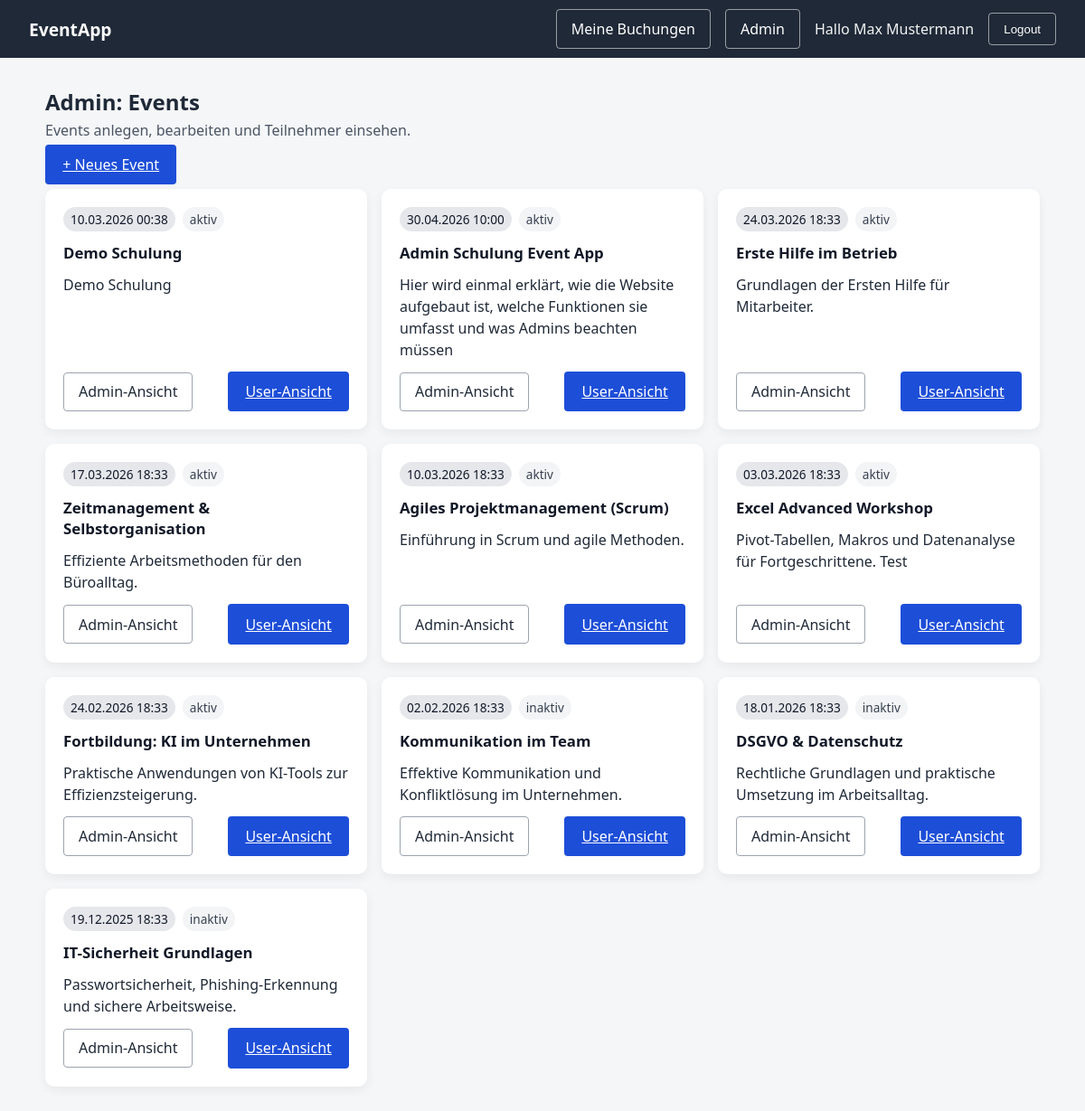
The app's page /admin/events (signed in) with its own data.
### app/models.py (models this page shows)
class User(Base):
    __tablename__ = "users"
    id = Column(Integer, primary_key=True)
    name = Column(String, nullable=False)
    email = Column(String, unique=True, nullable=False, index=True)
    password_hash = Column(String, nullable=False)
    role = Column(String, default="user", nullable=False)
    created_at = Column(DateTime, default=datetime.utcnow)
    bookings = relationship("Booking", back_populates="user")

class Event(Base):
    __tablename__ = "events"
    id = Column(Integer, primary_key=True)
    title = Column(String, nullable=False)
    description = Column(String)
    starts_at = Column(DateTime)
    ends_at = Column(DateTime)
    location = Column(String)
    max_participants = Column(Integer, default=0)
    is_active = Column(Boolean, default=True)
    created_at = Column(DateTime, default=datetime.utcnow)
    bookings = relationship("Booking", back_populates="event")

### app/routers/web/admin.py (the view)
@router.get("/events", response_class=HTMLResponse)
def admin_events(
    request: Request,
    db: Session = Depends(get_db),
    user = Depends(require_admin),
):
    events = admin_event_service.list_events(db)
    return templates.TemplateResponse(
        "admin_events.html",
        {"request": request, "events": events, "user": user},
    )

### templates/admin_events.html (shortened to what this page needs)
{% extends "base.html" %}
{% block content %}
<div class="container-wide">
    <section class="page-header">
    <h1>Admin: Events</h1>
    <p class="muted">Events anlegen, bearbeiten und Teilnehmer einsehen.</p>
    </section>
    <div class="page-footer" style="margin-top: 0; margin-bottom: 1rem;">
    <a class="btn-primary btn-small" href="/admin/events/new">+ Neues Event</a>
    </div>
    {% if events %}
    <div class="card-grid">
        {% for e in events %}
        <article class="event-card">
            <div class="event-meta">
            {% if e.starts_at %}
                <div class="pill">{{ e.starts_at.strftime("%d.%m.%Y %H:%M") }}</div>
            {% else %}
                <div class="pill">Termin folgt</div>
            {% endif %}
            {% if e.is_active %}
                <div class="pill pill-light">aktiv</div>
            {% else %}
                <div class="pill pill-light">inaktiv</div>
            {% endif %}
            </div>
            <h2 class="event-title">{{ e.title }}</h2>
            <p class="event-desc">{{ e.description or "Keine Beschreibung vorhanden." }}</p>
            <div class="event-actions">
            <a class="btn-link" href="/admin/events/{{ e.id }}">Admin-Ansicht</a>
            <a class="btn-primary btn-small" href="/events/{{ e.id }}">User-Ansicht</a>
            </div>
        </article>
        {% endfor %}
    </div>
    {% else %}
    <section class="card">
        <p class="muted">Noch keine Events vorhanden.</p>
    </section>
</div>
{% endif %}
{% endblock %}

### templates/base.html (shortened to what this page needs)
<!doctype html>
<html lang="de">
  <head>
    <link rel="stylesheet" href="/static/styles.css" />
  </head>
  <body>
    <header class="navbar">
      <div class="nav-full">
        <a href="/" class="logo">EventApp</a>
        <nav class="nav-links">
          {% if user %}
          <a class="btn-link" href="/bookings/mine"> Meine Buchungen </a>
          {% if user.role == "admin" %}
          <a class="btn-link" href="/admin/events"> Admin </a>
          {% endif %}
          <span class="nav-user">Hallo {{ user.name }}</span>
          <form method="post" action="/auth/logout" class="nav-form">
            <button class="btn-link" type="submit">Logout</button>
          </form>
          {% else %}
          <a class="btn-link" href="/auth/login">Login</a>
          <a class="btn-primary btn-small" href="/auth/register"
            >Registrieren</a
          >
          {% endif %}
        </nav>
      </div>
    </header>
    <main>{% block content %}{% endblock %}</main>
  </body>
</html>

### static/styles.css (style rules this page uses)
body { font-family: system-ui, sans-serif; margin: 0; background: #f4f6f8; color: #1f2937; padding-top: 64px; }
.container-wide { max-width: 1100px; margin: 2rem auto; padding: 0 1.5rem; }
.navbar { position: fixed; top: 0; left: 0; right: 0; z-index: 1000; background: #1f2937; color: white; height: 64px; display: flex; align-items: center; }
.nav-full { width: 100%; padding: 0 2rem; display: flex; align-items: center; justify-content: space-between; }
.navbar .btn-link { background: transparent; border: 1px solid rgba(255,255,255,0.55); color: white; }
.logo { font-weight: 700; font-size: 1.2rem; text-decoration: none; color: white; }
.nav-links { display: flex; align-items: center; gap: 1rem; }
.nav-user { color: rgba(255,255,255,0.95); }
.nav-form { margin: 0; }
.btn-link { background: transparent; border: 1px solid #9ca3af; color: #1f2937; padding: 0.6rem 1rem; border-radius: 4px; text-decoration: none; }
.btn-small { padding: 0.45rem 0.75rem; }
.btn-primary { background: #1d4ed8; color: white; border: none; padding: 0.7rem 1.2rem; border-radius: 4px; cursor: pointer; }
.muted { color: #4b5563; }
.page-header { margin-bottom: 1rem; }
.page-header h1 { margin: 0; }
.page-header p { margin: 0.25rem 0 0; color: #4b5563; }
.card-grid { display: grid; grid-template-columns: repeat(3, 1fr); gap: 1rem; }
.event-card { background: white; padding: 1.25rem; border-radius: 10px; box-shadow: 0 4px 12px rgba(0, 0, 0, 0.06); display: flex; flex-direction: column; gap: 0.75rem; }
.event-meta { display: flex; gap: 0.5rem; flex-wrap: wrap; }
.pill { font-size: 0.85rem; padding: 0.25rem 0.5rem; border-radius: 999px; background: #e5e7eb; color: #111827; }
.pill-light { background: #f3f4f6; color: #374151; }
.event-title { font-size: 1.05rem; margin: 0; color: #111827; }
.event-desc { margin: 0; line-height: 1.5; color: #1f2937; }
.event-actions { display: flex; justify-content: space-between; align-items: center; margin-top: auto; }

### records on screen
User: name "Max Mustermann"
Event: starts_at "10.03.2026 00:38", is_active "aktiv", title "Demo Schulung", description "Demo Schulung"
Event: starts_at "30.04.2026 10:00", is_active "aktiv", title "Admin Schulung Event App", description "Hier wird einmal erklärt, wie die Website aufgebaut ist, welche Funktionen sie umfasst und was Admins beachten müssen"
Event: starts_at "24.03.2026 18:33", is_active "aktiv", title "Erste Hilfe im Betrieb", description "Grundlagen der Ersten Hilfe für Mitarbeiter."
Event: starts_at "17.03.2026 18:33", is_active "aktiv", title "Zeitmanagement & Selbstorganisation", description "Effiziente Arbeitsmethoden für den Büroalltag."
Event: starts_at "10.03.2026 18:33", is_active "aktiv", title "Agiles Projektmanagement (Scrum)", description "Einführung in Scrum und agile Methoden."
Event: starts_at "03.03.2026 18:33", is_active "aktiv", title "Excel Advanced Workshop", description "Pivot-Tabellen, Makros und Datenanalyse für Fortgeschrittene. Test"
Event: starts_at "24.02.2026 18:33", is_active "aktiv", title "Fortbildung: KI im Unternehmen", description "Praktische Anwendungen von KI-Tools zur Effizienzsteigerung."
Event: starts_at "02.02.2026 18:33", is_active "inaktiv", title "Kommunikation im Team", description "Effektive Kommunikation und Konfliktlösung im Unternehmen."
Event: starts_at "18.01.2026 18:33", is_active "inaktiv", title "DSGVO & Datenschutz", description "Rechtliche Grundlagen und praktische Umsetzung im Arbeitsalltag."
Event: starts_at "19.12.2025 18:33", is_active "inaktiv", title "IT-Sicherheit Grundlagen", description "Passwortsicherheit, Phishing-Erkennung und sichere Arbeitsweise."
